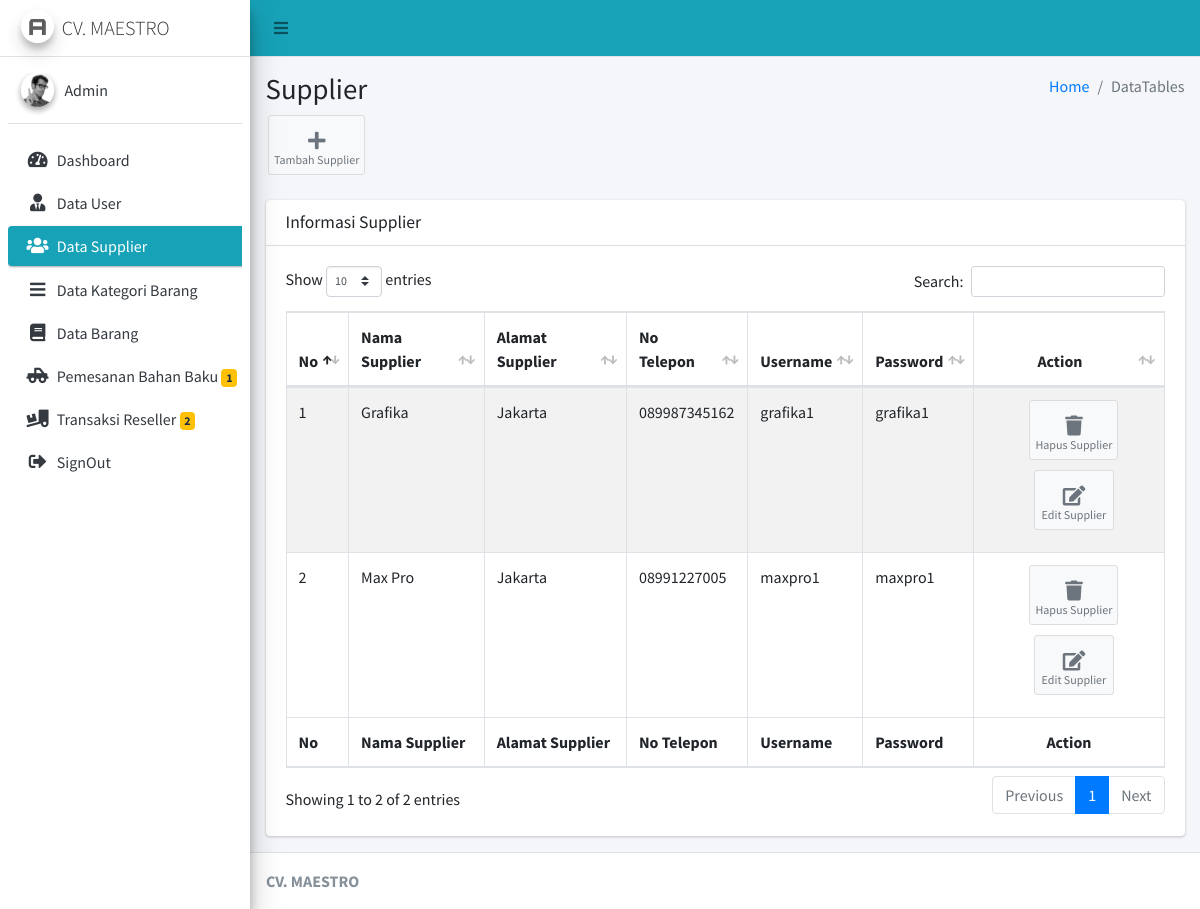
Page /Admin/cSupplier (signed in) on the committed database.
### tables this page shows
CREATE TABLE `supplier` (
  `id_supplier` int(11) NOT NULL,
  `nama_supplier` varchar(125) NOT NULL,
  `alamat` text NOT NULL,
  `no_hp_supplier` varchar(15) NOT NULL,
  `username_supp` varchar(20) NOT NULL,
  `pass_supp` varchar(20) NOT NULL
);

### application/controllers/Admin/cSupplier.php (called while the page is built, shortened)
<?php
class cSupplier extends CI_Controller
{
	public function __construct()
	{
		$this->load->model('mSupplier');
	}
	public function index()
	{
		$data = array(
			'supplier' => $this->mSupplier->select()
		);
		$this->load->view('Admin/Layout/head');
		$this->load->view('Admin/Layout/aside');
		$this->load->view('Admin/Supplier/vSupplier', $data);
		$this->load->view('Admin/Layout/footer');
	}
}

### index.php (called while the page is built, shortened)
<?php
require_once BASEPATH.'core/CodeIgniter.php';

### application/models/mSupplier.php (called while the page is built, shortened)
<?php
class mSupplier extends CI_Model
{
	public function select()
	{
		$this->db->select('*');
		$this->db->from('supplier');
		return $this->db->get()->result();
	}
}

### application/views/Admin/Supplier/vSupplier.php (the view, shortened to what this page needs)
<div class="content-wrapper">
	<section class="content-header">
		<div class="container-fluid">
			<div class="row mb-2">
				<div class="col-sm-6">
					<h1>Supplier</h1>
				</div>
				<div class="col-sm-6">
					<ol class="breadcrumb float-sm-right">
						<li class="breadcrumb-item"><a href="#">Home</a></li>
						<li class="breadcrumb-item active">DataTables</li>
					</ol>
				</div>
			</div>
		</div>
		<a href="<?= base_url('Admin/cSupplier/create') ?>" class="btn btn-app">
			<i class="fas fa-plus"></i> Tambah Supplier
		</a>
	</section>
	<section class="content">
		<div class="container-fluid">
			<div class="row">
				<div class="col-12">
					<div class="card">
						<div class="card-header">
							<h3 class="card-title">Informasi Supplier</h3>
						</div>
						<div class="card-body">
							<table id="example1" class="table table-bordered table-striped">
								<thead>
									<tr>
										<th>No</th>
										<th>Nama Supplier</th>
										<th>Alamat Supplier</th>
										<th>No Telepon</th>
										<th>Username</th>
										<th>Password</th>
										<th class="text-center">Action</th>
									</tr>
								</thead>
								<tbody>
									<?php
									$no = 1;
									foreach ($supplier as $key => $value) {
									?>
										<tr>
											<td><?= $no++ ?></td>
											<td><?= $value->nama_supplier ?></td>
											<td><?= $value->alamat ?></td>
											<td><?= $value->no_hp_supplier ?></td>
											<td><?= $value->username_supp ?></td>
											<td><?= $value->pass_supp ?></td>
											<td class="text-center"> <a href="<?= base_url('Admin/cSupplier/delete/' . $value->id_supplier) ?>" class="btn btn-app">
													<i class="fas fa-trash"></i> Hapus Supplier
												</a> <a href="<?= base_url('Admin/cSupplier/edit/' . $value->id_supplier) ?>" class="btn btn-app">
													<i class="fas fa-edit"></i> Edit Supplier
												</a></td>
										</tr>
									<?php
									}
									?>
								</tbody>
								<tfoot>
									<tr>
										<th>No</th>
										<th>Nama Supplier</th>
										<th>Alamat Supplier</th>
										<th>No Telepon</th>
										<th>Username</th>
										<th>Password</th>
										<th class="text-center">Action</th>
									</tr>
								</tfoot>
							</table>
						</div>
					</div>
				</div>
			</div>
		</div>
	</section>
</div>

### rows in the picture
supplier: nama_supplier "Grafika", alamat "Jakarta", no_hp_supplier "089987345162", username_supp "grafika1", pass_supp "grafika1"
supplier: nama_supplier "Max Pro", alamat "Jakarta", no_hp_supplier "08991227005", username_supp "maxpro1", pass_supp "maxpro1"

### other values in the picture
$data_pemesanan_bb->jml "1"
$data->jml "2"
